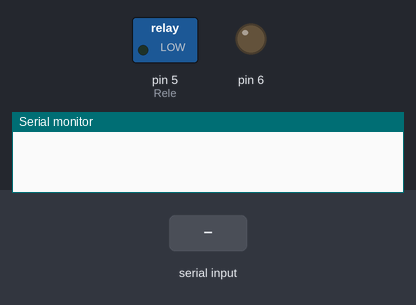
Bench run of a sketch on a simulated Arduino Uno, built with avr-gcc and run on an emulated ATmega328P. Parts: switched loads named in the sketch (green lamp = pin HIGH), output pins drawn as LEDs (lit = HIGH), the last lines printed to the serial monitor. The test bench sets the inputs (shaded band).

Above: at 1.2 s.
1.3 s: "F" received over the second serial link
At 1.9 s:
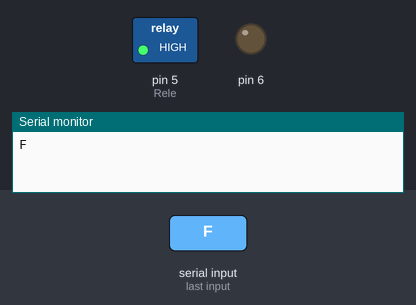
2.8 s: "G" received over the second serial link
4.3 s: "1" received over the second serial link
Timing chart, 0 to 7.3 s (numbered marks = the images above; inputs shaded):
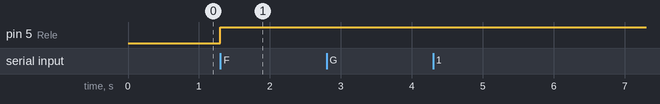

Measured:
- after the input at 1.3 s, pin 5 (Rele): LOW → HIGH at once

The sketch:

Rele.ino
```cpp
#include <SoftwareSerial.h>//para el bluetoo
SoftwareSerial miBT(8, 9);//se indica el tx rxt de los pines que van y tambien el nombre del blueto

char Dato;//nos ayudaran a leer el dato que viene como caracter
bool esta = 0;
bool esta_1=0;

#define Rele 5 // se crea una variable
#define Rele2 6 // se crea una variable
#define outpin(pin) pinMode(pin,OUTPUT) // se define y se acorta una función

void setup(){ //inica el void setup
miBT.begin(9600);//se inicializa el bluetoo
Serial.begin(9600); //para el monitor serial.
outpin(Rele);  //se declara que pin va a hacer
outpin(Rele2);  //se declara que pin va a hacer
} // se cierra el void setup


void loop(){ //inica el bucle
  if (miBT.available() > 0){//se indica lo que lleva la configuración del bluetoo
    Dato = miBT.read();//se indica que dato sea igual que lee el bluetoo
   Serial.println(Dato);// y que imprima el valor del dato

   if(Dato == 'F')//se dato es igual a el caracter A hace lo siguiente
     Luz();

    if(Dato == 'G')//se dato es igual a el caracter A hace lo siguiente
     Luz_2();

  }
}//finaliza  el programa.
void Luz(){
   esta=!esta;// para apagar y encender con el mismo boton
   digitalWrite(Rele, esta);

}
void Luz_2(){
    esta_1=!esta_1;// para apagar y encender con el mismo boton
    digitalWrite(Rele, esta_1);
}
```
